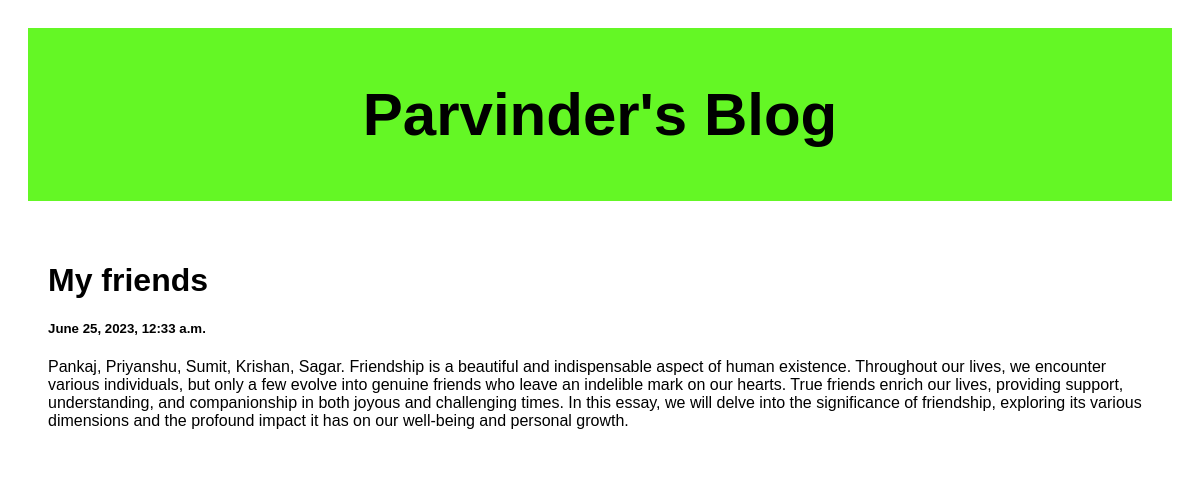
Screenshot of /post/2 with the database file from the repository.
### posts/models.py (models this page shows)
class Post(models.Model):
    title = models.CharField(max_length=100)
    body = models.CharField(max_length=1000000)
    created_at = models.DateTimeField(default=datetime.now, blank=True)

### posts/views.py (the view)
# urls.py: path('post/<str:pk>', views.post, name='post')
def post(request, pk):
    posts = Post.objects.get(id=pk)
    return render(request, 'posts.html', {'posts':posts})

### templates/posts.html (shortened to what this page needs)
<!DOCTYPE html>
<html>
<head>
</head>
<body>
<div class="header">
  <h2>Parvinder's Blog</h2>
</div>
<div class="row">
  <div class="leftcolumn">
    <div class="card">
        <h1>{{posts.title}}</h1>
        <h5>{{posts.created_at}}</h5>
        <p>{{posts.body}}</p>
    </div>
  </div>
</div>
</body>
</html>

### templates/posts.html (style rules this page uses)
* { box-sizing: border-box; }
body { font-family: Arial; padding: 20px; background: white; }
.header { padding: 2px; font-size: 40px; text-align: center; background: rgb(100, 247, 37); }
.leftcolumn { float: left; width: 100%; }
.card { background-color: white; padding: 20px; margin-top: 20px; }
.row:after { content: ""; display: table; clear: both; }

### rows the page displays
Post: title "My friends", created_at "June 25, 2023, 12:33 a.m.", body "Pankaj, Priyanshu, Sumit, Krishan, Sagar. Friendship is a beautiful and indispensable aspect of human existence. Throughout our lives, we encounter various individuals, but only a few evolve into genuine friends who leave an indelible mark on our hearts. True friends enrich our lives, providing support, understanding, and companionship in both joyous and challenging times. In this essay, we will delve into the significance of friendship, exploring its various dimensions and the profound impact it has on our well-being and personal growth."
